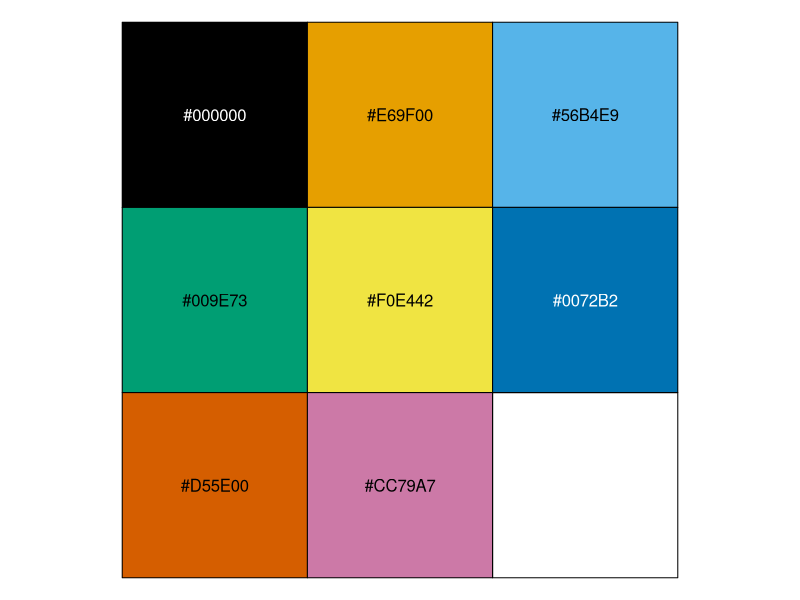
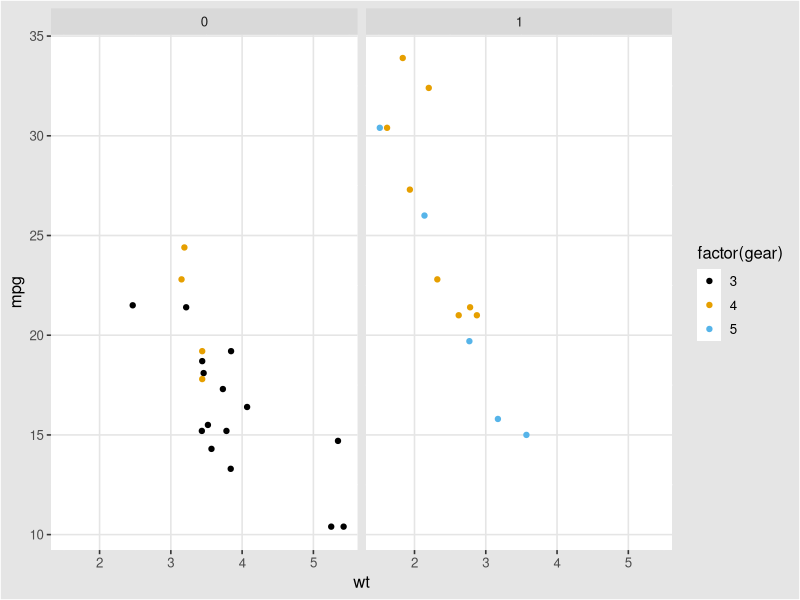

Here is the R script that generated these plots, in order:
library(ggthemes)


### Name: colorblind_pal
### Title: Colorblind Color Palette (Discrete) and Scales
### Aliases: colorblind_pal scale_colour_colorblind scale_color_colorblind
###   scale_fill_colorblind

### ** Examples

library("ggplot2")
library("scales")

show_col(colorblind_pal()(8))
p <- ggplot(mtcars) + geom_point(aes(x = wt, y = mpg,
     colour = factor(gear))) + facet_wrap(~am)
p + theme_igray() + scale_colour_colorblind()
